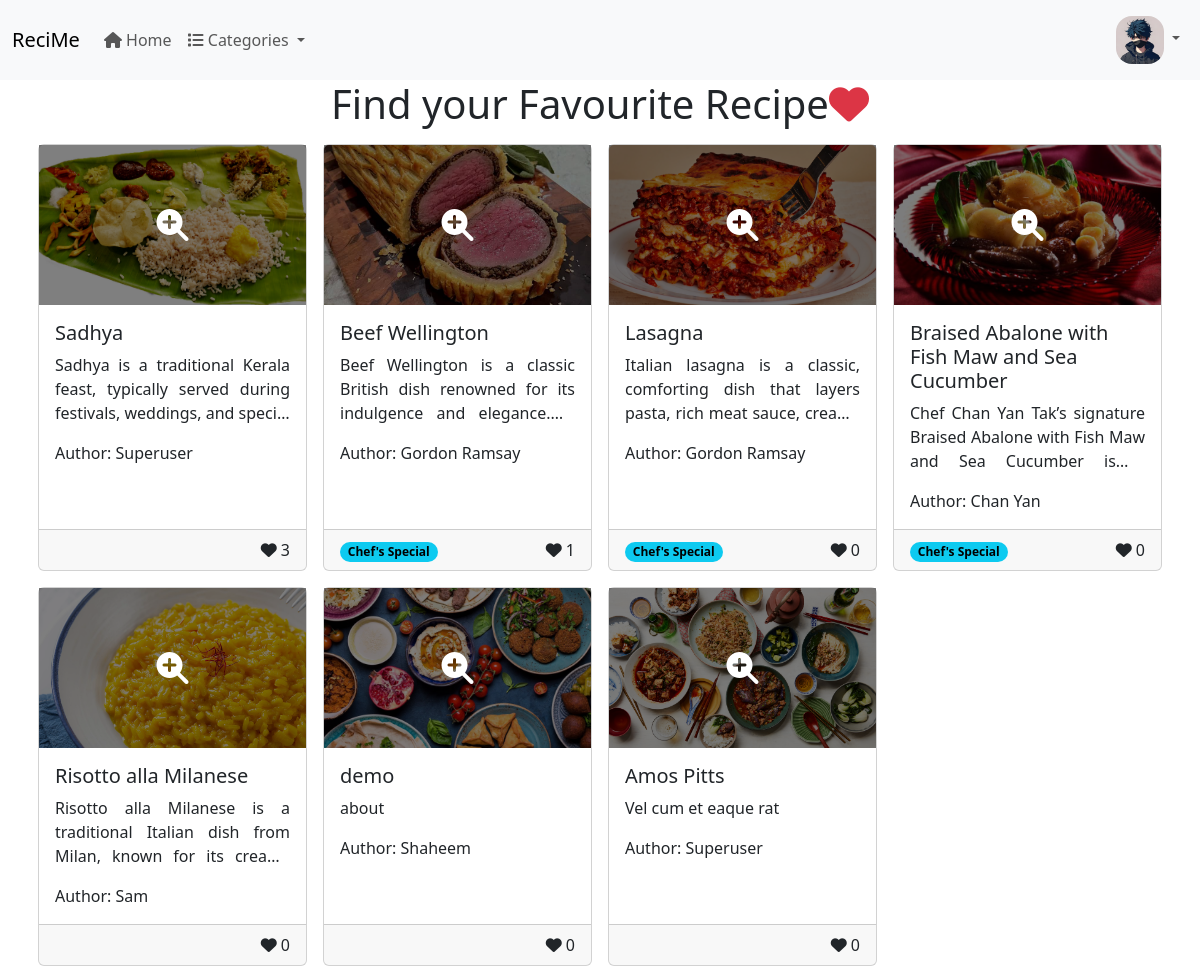
Before: / with the older database file.
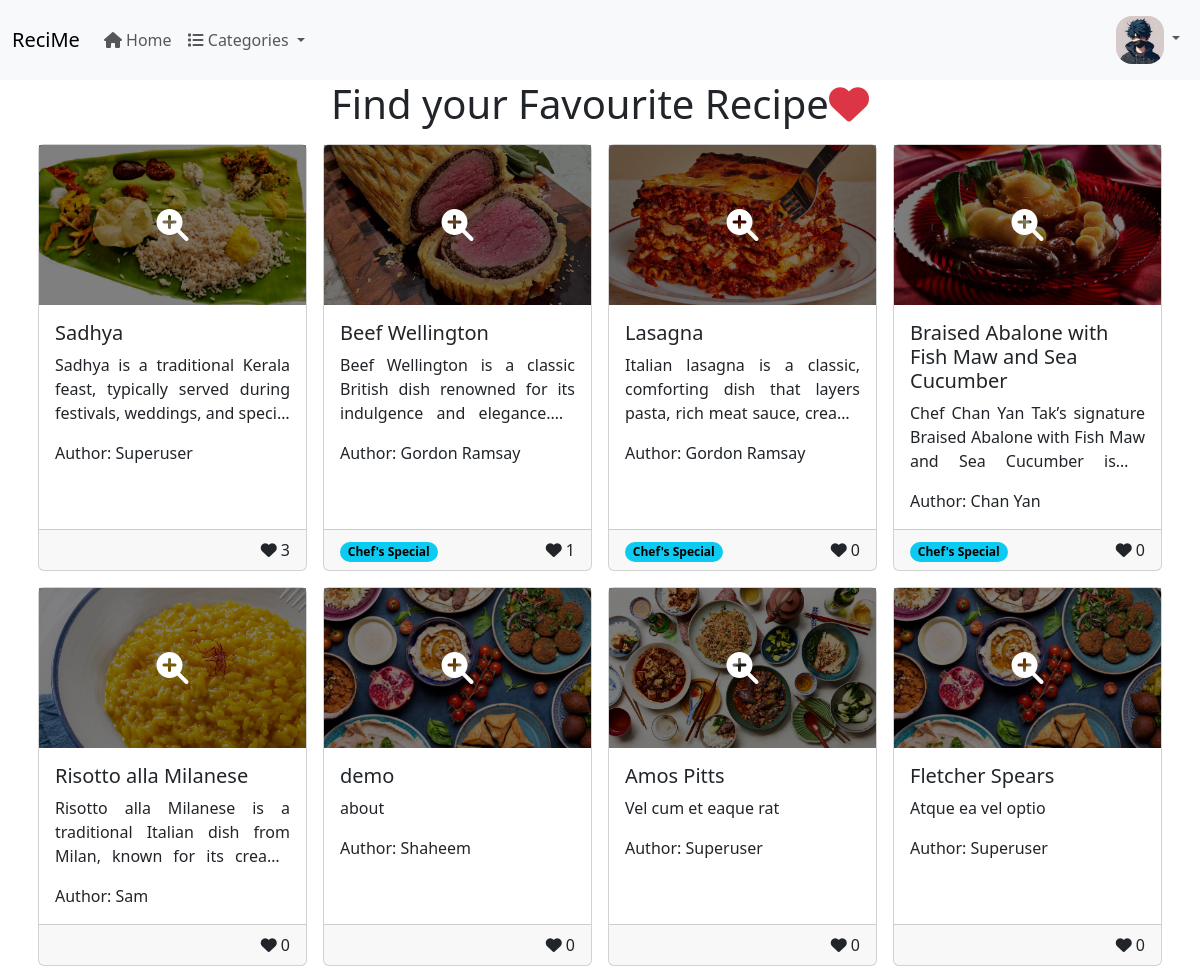
After: the same page with the newer database file.
### appRecipe/models.py (models this page shows, shortened)
class Recipe(models.Model):
    def get_file_path(instance, filename):
        ext = filename.split(".")[-1]
        tmp = get_random_string()
        filename = f"{tmp}.{ext}"
        return os.path.join("recipe", filename)
    author = models.ForeignKey(CustomUser, on_delete=models.CASCADE)
    name = models.CharField(max_length=100)
    slug = models.SlugField(max_length=100, unique=True)
    category = models.ForeignKey(Category, on_delete=models.CASCADE)
    about = models.TextField()
    ingredients = models.TextField()
    preparation = models.TextField()
    image = models.ImageField(
        upload_to=get_file_path, null=True, blank=True, default="recipe/default.jpg"
    )
    is_deleted = models.BooleanField(default=False)

### appAuth/models.py (models this page shows, shortened)
class CustomUser(AbstractBaseUser, PermissionsMixin):
    TYPE_CHOICES = (
        (1, "Admin"),
        (2, "User"),
        (3, "Chef"),
    )
    def get_file_path(instance, filename):
        ext = filename.split(".")[-1]
        tmp = get_random_string()
        filename = f"{tmp}.{ext}"
        return os.path.join("user", filename)
    email = models.EmailField(
        unique=True,
        max_length=255,
        error_messages={
            "unique": _("A user with this email already exists."),
        },
    )
    name = models.CharField(max_length=100, null=True, blank=True)
    user_type = models.IntegerField(default=2, choices=TYPE_CHOICES)
    image = models.ImageField(
        upload_to=get_file_path, null=True, blank=True, default="user/default.jpg"
    )
    designation = models.TextField(null=True, blank=True)
    created_on = models.DateTimeField(auto_now_add=True)
    updated_on = models.DateTimeField(auto_now=True)
    is_deleted = models.BooleanField(default=False)
    is_staff = models.BooleanField(
        _("staff status"),
        default=False,
        help_text=_("Designates whether the staff can log into this site."),
    )
    USERNAME_FIELD = "email"
    REQUIRED_FIELDS = []
    objects = MyUserManager()
    def __str__(self):
        return self.name

### appRecipe/views.py (the view)
# urls.py: path("", views.home, name="home"),
def home(request):
    context = get_common_context()
    recipes = Recipe.objects.filter(is_deleted=False).annotate(like_count=Count("like"))
    if request.user.is_authenticated:
        liked_recipes = Like.objects.filter(
            user=request.user, recipe__is_deleted=False, user__is_deleted=False
        ).values_list("recipe", flat=True)
        bookmarked_recipes = Bookmark.objects.filter(
            user=request.user, recipe__is_deleted=False, user__is_deleted=False
        ).values_list("recipe", flat=True)
        for recipe in recipes:
            recipe.is_liked = recipe.id in liked_recipes
            recipe.is_bookmarked = recipe.id in bookmarked_recipes
    else:
        for recipe in recipes:
            recipe.is_liked = False
            recipe.is_bookmarked = False
    context.update(
        {
            "title": "Recime | The Recipe App",
            "recipes": recipes,
        }
    )
    return render(request, "appRecipe/home.html", context=context)

### appRecipe/views.py (called while the page is built)
def get_common_context():
    categories = Category.objects.filter(is_deleted=False)
    return {"categories": categories}

### templates/appRecipe/home.html (shortened to what this page needs)
{% extends "base.html" %}
{% load static %}
{% block content %}
	<div class="container">
		<h1 class="display-6 text-center">Find your Favourite Recipe<span class="text-danger"><i
				class="fa-solid fa-heart"></i></span></h1>
		<div class="row">
			{% for recipe in recipes %}
				<div class="col col-md-3 p-2">
					<div class="card h-100">
						<a href="{% url 'recipe-view' recipe.slug %}">
							<div class="image-container w-100">
								<img
										src="{{ recipe.image.url | default:'recipe/default.jpg' }}"
										class="card-img-top"
										alt="recipe_image"
										style="width: 100%; height: 20vh; object-fit: cover;"
										onerror="this.src='{% static 'recipe/default.jpg' %}'">
								<div class="overlay">
									<i class="fa-solid fa-magnifying-glass-plus"></i>
								</div>
							</div>
						</a>
						<div class="card-body">
							<h5 class="card-title">{{ recipe.name }}</h5>
							<p class="card-text three-lines">{{ recipe.about }}</p>
							<p class="card-text">Author: {{ recipe.author }}</p>
						</div>
						<div class="card-footer">
							<div class="row">
								<div class="col">
									{% if recipe.author.user_type == 3 %}
										<p class="badge rounded-pill text-bg-info m-0">Chef's Special</p>
									{% endif %}
								</div>
								<div class="col text-end">
									{% if user.is_authenticated %}
										{% csrf_token %}
										{% if recipe.is_liked %}
											<a
													href="javascript:void(0);" class="btn btn-sm btn-light like-btn"
													data-recipe-id="{{ recipe.id }}">
												<i class="fa-solid fa-heart text-danger"></i> {{ recipe.like_count }}
											</a>
										{% else %}
											<a
													href="javascript:void(0);"
													class="btn btn-sm btn-light like-btn"
													data-recipe-id="{{ recipe.id }}">
												<i class="fa-regular fa-heart"></i> {{ recipe.like_count }}
											</a>
										{% endif %}
										{% if recipe.is_bookmarked %}
											<a
													href="javascript:void(0);" class="btn btn-sm btn-light bookmark-btn"
													data-recipe-id="{{ recipe.id }}">
												<i class="fa-solid fa-bookmark"></i>
											</a>
										{% else %}
											<a
													href="javascript:void(0);"
													class="btn btn-sm btn-light bookmark-btn"
													data-recipe-id="{{ recipe.id }}">
												<i class="fa-regular fa-bookmark"></i>
											</a>
										{% endif %}
									{% else %}
										<i class="fa-solid fa-heart"></i> {{ recipe.like_count }}
									{% endif %}
								</div>
							</div>
						</div>
					</div>
				</div>
			{% endfor %}
		</div>
	</div>
{% endblock content %}

Changed rows visible on the page:
added Recipe: image (placeholder picture), name "Fletcher Spears", about "Atque ea vel optio", author "Superuser", like_count "0"
